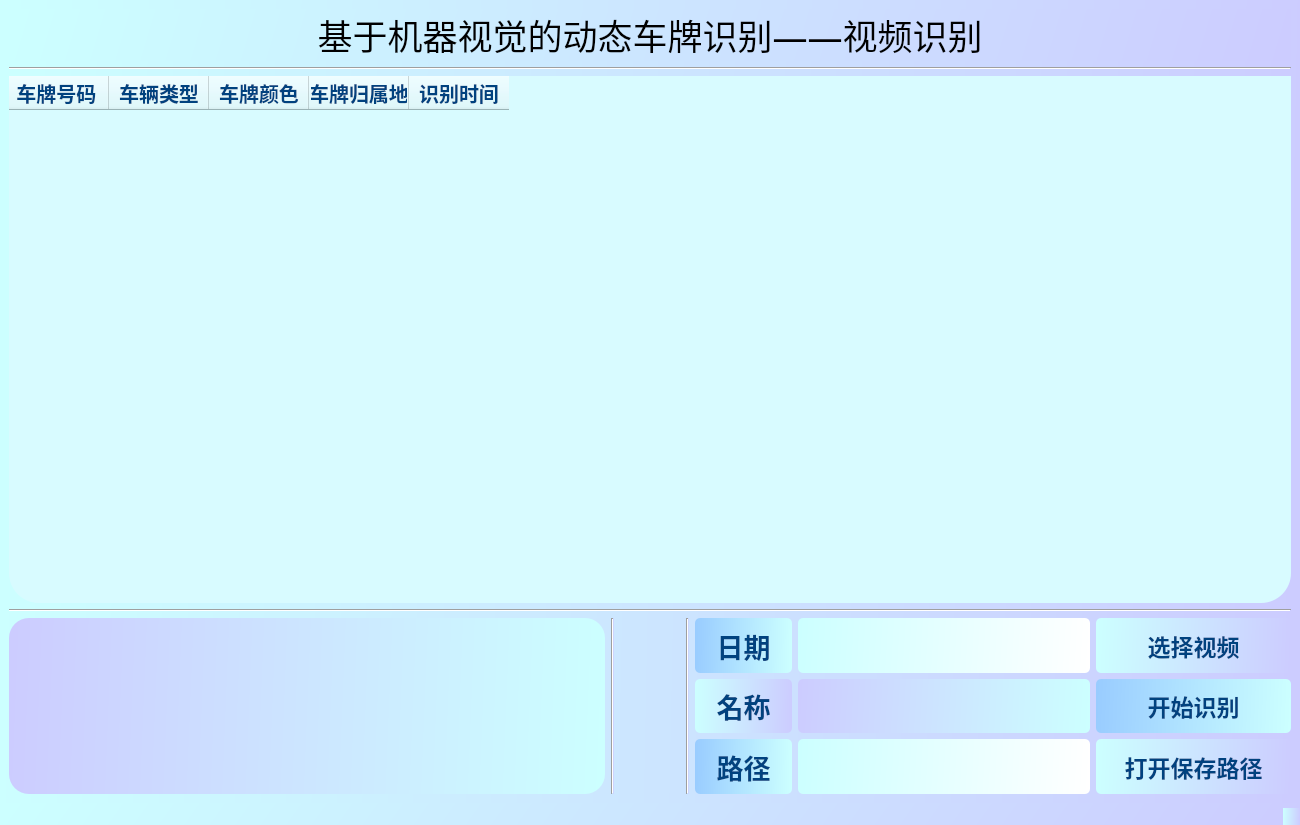
<?xml version="1.0" encoding="UTF-8"?>
<ui version="4.0">
 <class>MainWindow</class>
 <widget class="QMainWindow" name="MainWindow">
  <property name="geometry">
   <rect>
    <x>0</x>
    <y>0</y>
    <width>1300</width>
    <height>825</height>
   </rect>
  </property>
  <property name="font">
   <font>
    <weight>50</weight>
    <bold>false</bold>
   </font>
  </property>
  <property name="windowTitle">
   <string>MainWindow</string>
  </property>
  <property name="styleSheet">
   <string notr="true">background-color: qlineargradient(spread:pad, x1:0, y1:0.511, x2:1, y2:0.523, stop:0 #CCFFFF, stop:1#CCCCFF);</string>
  </property>
  <widget class="QWidget" name="centralwidget">
   <layout class="QVBoxLayout" name="verticalLayout_4" stretch="1,0,12,0,4">
    <item>
     <widget class="QLabel" name="label">
      <property name="font">
       <font>
        <family>楷体</family>
        <pointsize>26</pointsize>
       </font>
      </property>
      <property name="text">
       <string>基于机器视觉的动态车牌识别——视频识别</string>
      </property>
      <property name="alignment">
       <set>Qt::AlignCenter</set>
      </property>
     </widget>
    </item>
    <item>
     <widget class="Line" name="line_2">
      <property name="orientation">
       <enum>Qt::Horizontal</enum>
      </property>
     </widget>
    </item>
    <item>
     <widget class="QTableWidget" name="results">
      <property name="font">
       <font>
        <family>楷体</family>
        <pointsize>15</pointsize>
        <weight>75</weight>
        <bold>true</bold>
       </font>
      </property>
      <property name="styleSheet">
       <string notr="true">background-color:rgb(216, 251, 255);color:rgb(0, 66, 127);border-radius:30px</string>
      </property>
      <column>
       <property name="text">
        <string>车牌号码 </string>
       </property>
       <property name="font">
        <font>
         <family>楷体</family>
         <pointsize>15</pointsize>
         <weight>75</weight>
         <bold>true</bold>
        </font>
       </property>
       <property name="textAlignment">
        <set>AlignCenter</set>
       </property>
       <property name="foreground">
        <brush brushstyle="NoBrush">
         <color alpha="255">
          <red>0</red>
          <green>67</green>
          <blue>125</blue>
         </color>
        </brush>
       </property>
      </column>
      <column>
       <property name="text">
        <string>车辆类型</string>
       </property>
       <property name="font">
        <font>
         <family>楷体</family>
         <pointsize>15</pointsize>
         <weight>75</weight>
         <bold>true</bold>
        </font>
       </property>
       <property name="textAlignment">
        <set>AlignCenter</set>
       </property>
       <property name="foreground">
        <brush brushstyle="NoBrush">
         <color alpha="255">
          <red>0</red>
          <green>67</green>
          <blue>125</blue>
         </color>
        </brush>
       </property>
      </column>
      <column>
       <property name="text">
        <string>车牌颜色</string>
       </property>
       <property name="font">
        <font>
         <family>楷体</family>
         <pointsize>15</pointsize>
         <weight>75</weight>
         <bold>true</bold>
        </font>
       </property>
       <property name="textAlignment">
        <set>AlignCenter</set>
       </property>
       <property name="foreground">
        <brush brushstyle="NoBrush">
         <color alpha="255">
          <red>0</red>
          <green>67</green>
          <blue>125</blue>
         </color>
        </brush>
       </property>
      </column>
      <column>
       <property name="text">
        <string>车牌归属地</string>
       </property>
       <property name="font">
        <font>
         <family>楷体</family>
         <pointsize>15</pointsize>
         <weight>75</weight>
         <bold>true</bold>
        </font>
       </property>
       <property name="textAlignment">
        <set>AlignCenter</set>
       </property>
       <property name="foreground">
        <brush brushstyle="NoBrush">
         <color alpha="255">
          <red>0</red>
          <green>67</green>
          <blue>125</blue>
         </color>
        </brush>
       </property>
      </column>
      <column>
       <property name="text">
        <string>识别时间</string>
       </property>
       <property name="font">
        <font>
         <family>楷体</family>
         <pointsize>15</pointsize>
         <weight>75</weight>
         <bold>true</bold>
        </font>
       </property>
       <property name="textAlignment">
        <set>AlignCenter</set>
       </property>
       <property name="foreground">
        <brush brushstyle="NoBrush">
         <color alpha="255">
          <red>0</red>
          <green>67</green>
          <blue>125</blue>
         </color>
        </brush>
       </property>
      </column>
     </widget>
    </item>
    <item>
     <widget class="Line" name="line">
      <property name="orientation">
       <enum>Qt::Horizontal</enum>
      </property>
     </widget>
    </item>
    <item>
     <layout class="QHBoxLayout" name="horizontalLayout_2" stretch="9,0,1,0,9">
      <item>
       <widget class="QLabel" name="outtext">
        <property name="font">
         <font>
          <family>楷体</family>
          <pointsize>18</pointsize>
         </font>
        </property>
        <property name="styleSheet">
         <string notr="true">background-color: qlineargradient(spread:pad, x1:0, y1:0.511, x2:1, y2:0.523, stop:0 #CCCCFF, stop:1 #CCFFFF);border-radius:20px;color:rgb(0, 72, 127)</string>
        </property>
        <property name="text">
         <string/>
        </property>
       </widget>
      </item>
      <item>
       <widget class="Line" name="line_4">
        <property name="orientation">
         <enum>Qt::Vertical</enum>
        </property>
       </widget>
      </item>
      <item>
       <spacer name="horizontalSpacer">
        <property name="orientation">
         <enum>Qt::Horizontal</enum>
        </property>
        <property name="sizeHint" stdset="0">
         <size>
          <width>40</width>
          <height>20</height>
         </size>
        </property>
       </spacer>
      </item>
      <item>
       <widget class="Line" name="line_3">
        <property name="orientation">
         <enum>Qt::Vertical</enum>
        </property>
       </widget>
      </item>
      <item>
       <layout class="QHBoxLayout" name="horizontalLayout" stretch="1,3,2">
        <item>
         <layout class="QVBoxLayout" name="verticalLayout">
          <item>
           <widget class="QLabel" name="label_3">
            <property name="font">
             <font>
              <family>楷体</family>
              <pointsize>20</pointsize>
              <weight>75</weight>
              <bold>true</bold>
             </font>
            </property>
            <property name="styleSheet">
             <string notr="true">background-color: qlineargradient(spread:pad, x1:0, y1:0.511, x2:1, y2:0.523, stop:0 #99CCFF, stop:1 #CCFFFF);color:rgb(0, 66, 127);border-radius:5px</string>
            </property>
            <property name="text">
             <string>日期</string>
            </property>
            <property name="alignment">
             <set>Qt::AlignCenter</set>
            </property>
           </widget>
          </item>
          <item>
           <widget class="QLabel" name="label_4">
            <property name="font">
             <font>
              <family>楷体</family>
              <pointsize>20</pointsize>
              <weight>75</weight>
              <bold>true</bold>
             </font>
            </property>
            <property name="styleSheet">
             <string notr="true">background-color: qlineargradient(spread:pad, x1:0, y1:0.511, x2:1, y2:0.523, stop:0 #CCFFFF, stop:1 #CCCCFF);color:rgb(0, 66, 127);border-radius:5px</string>
            </property>
            <property name="text">
             <string>名称</string>
            </property>
            <property name="alignment">
             <set>Qt::AlignCenter</set>
            </property>
           </widget>
          </item>
          <item>
           <widget class="QLabel" name="label_5">
            <property name="font">
             <font>
              <family>楷体</family>
              <pointsize>20</pointsize>
              <weight>75</weight>
              <bold>true</bold>
             </font>
            </property>
            <property name="styleSheet">
             <string notr="true">background-color: qlineargradient(spread:pad, x1:0, y1:0.511, x2:1, y2:0.523, stop:0 #99CCFF, stop:1 #CCFFFF);color:rgb(0, 66, 127);border-radius:5px</string>
            </property>
            <property name="text">
             <string>路径</string>
            </property>
            <property name="alignment">
             <set>Qt::AlignCenter</set>
            </property>
           </widget>
          </item>
         </layout>
        </item>
        <item>
         <layout class="QVBoxLayout" name="verticalLayout_2">
          <item>
           <widget class="QLabel" name="day">
            <property name="font">
             <font>
              <family>楷体</family>
              <pointsize>17</pointsize>
             </font>
            </property>
            <property name="styleSheet">
             <string notr="true">background-color: qlineargradient(spread:pad, x1:0, y1:0.511, x2:1, y2:0.523, stop:0 #CCFFFF, stop:1 #FFFFFF);border-radius:5px;color:rgb(2, 67, 127)</string>
            </property>
            <property name="text">
             <string/>
            </property>
            <property name="alignment">
             <set>Qt::AlignCenter</set>
            </property>
           </widget>
          </item>
          <item>
           <widget class="QLabel" name="name">
            <property name="font">
             <font>
              <family>楷体</family>
              <pointsize>15</pointsize>
             </font>
            </property>
            <property name="styleSheet">
             <string notr="true">background-color: qlineargradient(spread:pad, x1:0, y1:0.511, x2:1, y2:0.523, stop:0#CCCCFF , stop:1 #CCFFFF);border-radius:5px;color:rgb(2, 67, 127)</string>
            </property>
            <property name="text">
             <string/>
            </property>
            <property name="alignment">
             <set>Qt::AlignCenter</set>
            </property>
           </widget>
          </item>
          <item>
           <widget class="QLabel" name="location">
            <property name="font">
             <font>
              <family>楷体</family>
              <pointsize>12</pointsize>
             </font>
            </property>
            <property name="styleSheet">
             <string notr="true">background-color: qlineargradient(spread:pad, x1:0, y1:0.511, x2:1, y2:0.523, stop:0 #CCFFFF, stop:1 #FFFFFF);border-radius:5px;color:rgb(2, 67, 127)</string>
            </property>
            <property name="text">
             <string/>
            </property>
            <property name="alignment">
             <set>Qt::AlignCenter</set>
            </property>
           </widget>
          </item>
         </layout>
        </item>
        <item>
         <layout class="QVBoxLayout" name="verticalLayout_3">
          <item>
           <widget class="QPushButton" name="openvideo">
            <property name="sizePolicy">
             <sizepolicy hsizetype="Minimum" vsizetype="Ignored">
              <horstretch>0</horstretch>
              <verstretch>0</verstretch>
             </sizepolicy>
            </property>
            <property name="font">
             <font>
              <family>楷体</family>
              <pointsize>17</pointsize>
              <weight>75</weight>
              <bold>true</bold>
             </font>
            </property>
            <property name="styleSheet">
             <string notr="true">background-color: qlineargradient(spread:pad, x1:0, y1:0.511, x2:1, y2:0.523, stop:0 #CCFFFF, stop:1 #CCCCFF);color:rgb(0, 66, 127);border-radius:5px</string>
            </property>
            <property name="text">
             <string>选择视频</string>
            </property>
           </widget>
          </item>
          <item>
           <widget class="QPushButton" name="start">
            <property name="sizePolicy">
             <sizepolicy hsizetype="Minimum" vsizetype="Ignored">
              <horstretch>0</horstretch>
              <verstretch>0</verstretch>
             </sizepolicy>
            </property>
            <property name="font">
             <font>
              <family>楷体</family>
              <pointsize>17</pointsize>
              <weight>75</weight>
              <bold>true</bold>
             </font>
            </property>
            <property name="styleSheet">
             <string notr="true">background-color: qlineargradient(spread:pad, x1:0, y1:0.511, x2:1, y2:0.523, stop:0 #99CCFF, stop:1 #CCFFFF);color:rgb(0, 66, 127);border-radius:5px</string>
            </property>
            <property name="text">
             <string>开始识别</string>
            </property>
           </widget>
          </item>
          <item>
           <widget class="QPushButton" name="openfile">
            <property name="sizePolicy">
             <sizepolicy hsizetype="Minimum" vsizetype="Ignored">
              <horstretch>0</horstretch>
              <verstretch>0</verstretch>
             </sizepolicy>
            </property>
            <property name="font">
             <font>
              <family>楷体</family>
              <pointsize>17</pointsize>
              <weight>75</weight>
              <bold>true</bold>
             </font>
            </property>
            <property name="styleSheet">
             <string notr="true">background-color: qlineargradient(spread:pad, x1:0, y1:0.511, x2:1, y2:0.523, stop:0 #CCFFFF, stop:1 #CCCCFF);color:rgb(0, 66, 127);border-radius:5px</string>
            </property>
            <property name="text">
             <string>打开保存路径</string>
            </property>
           </widget>
          </item>
         </layout>
        </item>
       </layout>
      </item>
     </layout>
    </item>
   </layout>
  </widget>
  <widget class="QStatusBar" name="statusBar"/>
 </widget>
 <resources/>
 <connections/>
</ui>
